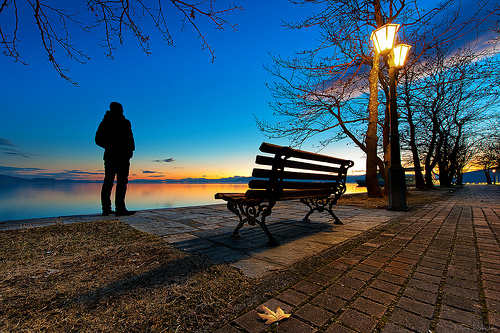
#> input picture ImageData/IMG_1.jpg, 500 x 333 px, found by its file name
$ python image_rotate.py
#> lines starting #> are read from the running program, lines starting #| are printed output that depends on the picture
# -*- coding: utf-8 -*-
"""
Created on Fri Aug 31 20:07:46 2018

@author: GEAR
"""
'''
图像旋转: cv2.getRotationMatrix2D的第一个参数为旋转中心，第二个为旋转角度，第三个
为旋转后的缩放因子，可以通过设置旋转中心，缩放因子， 以及窗口大小来防止旋转后超出
边界的问题
'''
import cv2
import numpy as np

root = 'D:/python/OpenCV-Python/ImageData/'
image = cv2.imread(root+'IMG_1.jpg', 0)
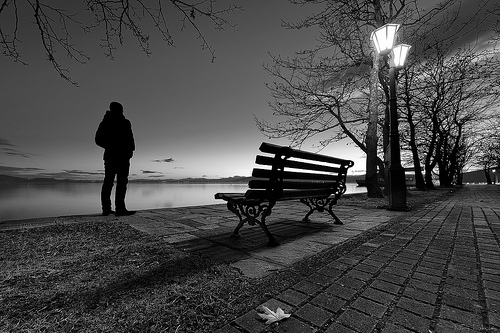
#> image: shape (333, 500); min 0, max 255, mean 72.5
height, width = image.shape
#> height = 333; width = 500

M = cv2.getRotationMatrix2D((width//2, height//2), 45, 0.5)
dst = cv2.warpAffine(image, M, (width, height)) #第三个参数为输出图像的尺寸大小
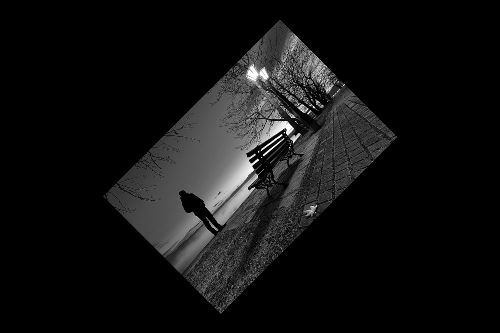
#> dst: shape (333, 500); min 0, max 255, mean 18.1

cv2.imshow('dst', dst)
cv2.waitKey(0)
cv2.destroyAllWindows()
